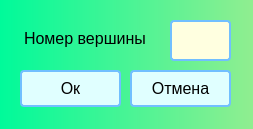
<?xml version="1.0" encoding="UTF-8"?>
<ui version="4.0">
 <class>DeleteVertexDialog</class>
 <widget class="QDialog" name="DeleteVertexDialog">
  <property name="geometry">
   <rect>
    <x>0</x>
    <y>0</y>
    <width>253</width>
    <height>129</height>
   </rect>
  </property>
  <property name="windowTitle">
   <string>Выберите номер вершины</string>
  </property>
  <property name="styleSheet">
   <string notr="true">QDialog {
background-color: qlineargradient( x1:0 y1:0, x2:1 y2:0, stop:0 #00FA9A, stop:1 #90EE90);
}

QPushButton {
background-color: #E0FFFF;
border: 2px solid #71BFFF;
border-radius: 4px;

padding: 6px;
margin-bottom: 4px;
}

QLabel, QPushButton, QLineEdit {
font-size: 16px;
font-family: &quot;segoe ui semibold&quot;;
color: black;
border-radius: 4px;
}

QLabel {
margin-bottom: 4px;
}

QLineEdit {
background-color: #FFFFE0;
border: 2px solid #71BFFF;
padding: 4px;
}



QPushButton:hover, QLineEdit:hover {
border: 3px solid #558FCC;
font-size: 17px;
border-radius: 8px;
}

QPushButton:hover { background-color: #84F4FF; }</string>
  </property>
  <widget class="QLineEdit" name="DelitableVertexIndexLineEdit">
   <property name="geometry">
    <rect>
     <x>170</x>
     <y>20</y>
     <width>61</width>
     <height>41</height>
    </rect>
   </property>
   <property name="text">
    <string/>
   </property>
  </widget>
  <widget class="QLabel" name="label">
   <property name="geometry">
    <rect>
     <x>20</x>
     <y>20</y>
     <width>151</width>
     <height>41</height>
    </rect>
   </property>
   <property name="text">
    <string>Номер вершины</string>
   </property>
  </widget>
  <widget class="QPushButton" name="ApplySettingsPushButton">
   <property name="geometry">
    <rect>
     <x>20</x>
     <y>70</y>
     <width>101</width>
     <height>41</height>
    </rect>
   </property>
   <property name="text">
    <string>Ок</string>
   </property>
  </widget>
  <widget class="QPushButton" name="CancelPushButton">
   <property name="geometry">
    <rect>
     <x>130</x>
     <y>70</y>
     <width>101</width>
     <height>41</height>
    </rect>
   </property>
   <property name="text">
    <string>Отмена</string>
   </property>
  </widget>
 </widget>
 <resources/>
 <connections/>
</ui>
